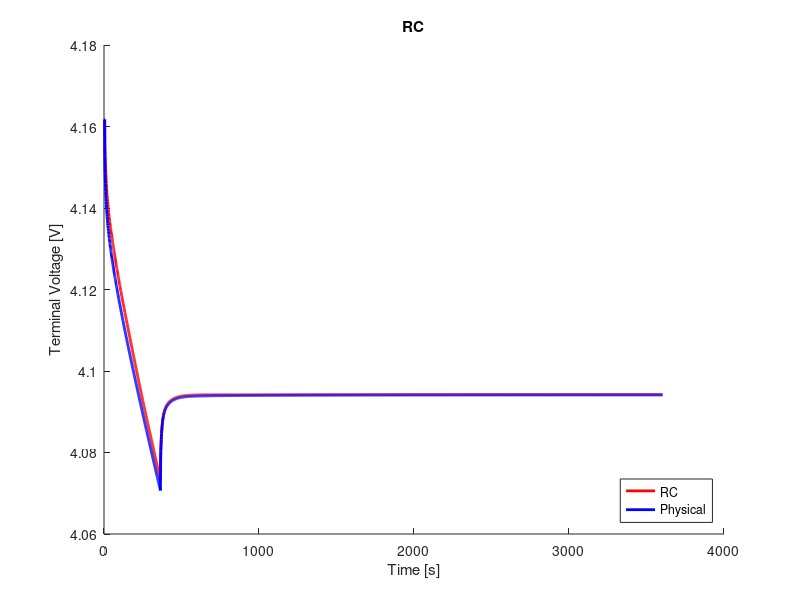

This figure's MATLAB source:
clear;
clc;
close all;

%% load data
load('ocv_final.mat');
time_ocv = time;
load('pulse_1_c_0.mat');
load('rc3_cf_params.mat');

%% voltage limitations
v_max = 4.4;                                    % cut-over voltage
v_min = 3.0;                                    % cut-off voltage

%% resample ocv and soc
t1 = time_ocv(1);
t2 = time_ocv(end);
dt = 1;                                         % sample time
t = (t1:dt:t2) - t1;

ocv = interp1(time_ocv, ocv, t1:dt:t2);
soc = interp1(time_ocv, soc, t1:dt:t2);

s = length(time);

%% variables
Q = 16.8;
eta = 1.0;                                  % coulombic efficiency

n = 3;                                      % number of rc links
i_r = zeros(n, 1);
v_c = zeros(n, 1);
flag = 1;

%% compute soc
ind_init = interp1(soc, 1:length(soc), 1.0, 'nearest');
v_t(1) = ocv(ind_init);
z0 = soc(ind_init);
z = z0 - dt/(Q*3600)*eta*cumsum(I(1:end));

% manual fit
p = 1;
r0 = r0_cf(p)*0.1;
r1 = r1_cf(p);
r2 = r2_cf(p);
r3 = r3_cf(p);
c1 = c1_cf(p);
c2 = c2_cf(p);
c3 = c3_cf(p);

r = [r1; r2; r3];
c = [c1; c2; c3];

%% compute terminal voltage
for j = 1:n
    f(j) = exp(-dt/(r(j)*c(j)));
end
for k = 1:s-1
    if flag == 1
        i_r(:, k+1) = diag(f)*i_r(:, k) + (1-f')*I(k);
        v_c(:, k) = i_r(:, k).*r;
        ind = interp1(soc, 1:length(soc), z(k), 'nearest');
        v_t(k+1) = ocv(ind) - sum(v_c(:, k)) - I(k).*r0;
        if v_t(k) < v_min
            fprintf('Reached lower voltage limit.');
            flag = 0;
        end
        if v_t(k) > v_max
            fprintf('Reached upper voltage limit.');
            flag = 0;
        end 
    end
end

%% compute rms error
v_t = reshape(v_t, size(V_batt_time));
rmse = 1000*sqrt(mean((V_batt_time - v_t).^2))     % [mV]

%% plot
figure(1);
hold on;
plot(time, v_t, 'r', 'LineWidth', 2)
hold on;
plot(time, V_batt_time, 'b', 'LineWidth', 2)
xlabel('Time [s]')
ylabel('Terminal Voltage [V]')
title('RC')
legend('RC', 'Physical', 'location', 'southeast')
